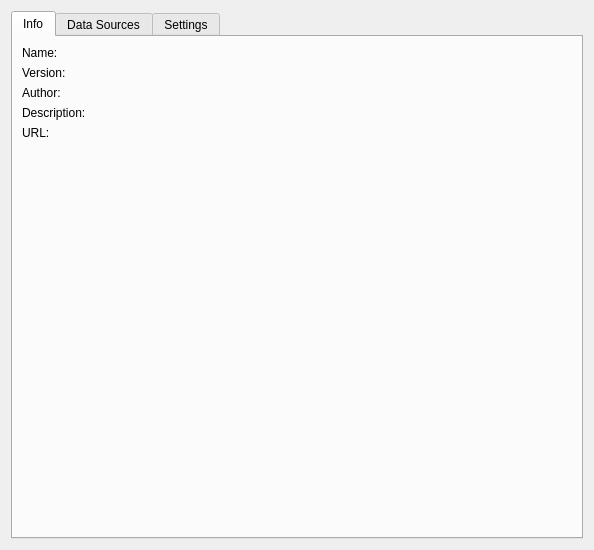
<?xml version="1.0" encoding="UTF-8"?>
<ui version="4.0">
 <class>ExtensionPage</class>
 <widget class="QWidget" name="ExtensionPage">
  <property name="geometry">
   <rect>
    <x>0</x>
    <y>0</y>
    <width>594</width>
    <height>550</height>
   </rect>
  </property>
  <property name="windowTitle">
   <string>Form</string>
  </property>
  <layout class="QVBoxLayout" name="verticalLayout">
   <item>
    <widget class="QTabWidget" name="tabWidget">
     <property name="currentIndex">
      <number>0</number>
     </property>
     <widget class="QWidget" name="infoTab">
      <attribute name="title">
       <string>Info</string>
      </attribute>
      <layout class="QFormLayout" name="infoLayout">
       <item row="0" column="0">
        <widget class="QLabel" name="label">
         <property name="text">
          <string>Name:</string>
         </property>
        </widget>
       </item>
       <item row="0" column="1">
        <widget class="QLabel" name="nameLabel">
         <property name="text">
          <string/>
         </property>
        </widget>
       </item>
       <item row="1" column="0">
        <widget class="QLabel" name="label_3">
         <property name="text">
          <string>Version:</string>
         </property>
        </widget>
       </item>
       <item row="1" column="1">
        <widget class="QLabel" name="versionLabel">
         <property name="text">
          <string/>
         </property>
        </widget>
       </item>
       <item row="2" column="0">
        <widget class="QLabel" name="label_5">
         <property name="text">
          <string>Author:</string>
         </property>
        </widget>
       </item>
       <item row="2" column="1">
        <widget class="QLabel" name="authorLabel">
         <property name="text">
          <string/>
         </property>
        </widget>
       </item>
       <item row="3" column="0">
        <widget class="QLabel" name="label_7">
         <property name="text">
          <string>Description:</string>
         </property>
        </widget>
       </item>
       <item row="3" column="1">
        <widget class="QLabel" name="descLabel">
         <property name="text">
          <string/>
         </property>
        </widget>
       </item>
       <item row="4" column="0">
        <widget class="QLabel" name="label_9">
         <property name="text">
          <string>URL:</string>
         </property>
        </widget>
       </item>
       <item row="4" column="1">
        <widget class="QLabel" name="urlLabel">
         <property name="text">
          <string/>
         </property>
        </widget>
       </item>
      </layout>
     </widget>
     <widget class="QWidget" name="sourcesTab">
      <attribute name="title">
       <string>Data Sources</string>
      </attribute>
      <layout class="QFormLayout" name="sourcesLayout"/>
     </widget>
     <widget class="QWidget" name="settingsTab">
      <attribute name="title">
       <string>Settings</string>
      </attribute>
      <layout class="QFormLayout" name="settingsLayout"/>
     </widget>
    </widget>
   </item>
  </layout>
 </widget>
 <resources/>
 <connections/>
</ui>
